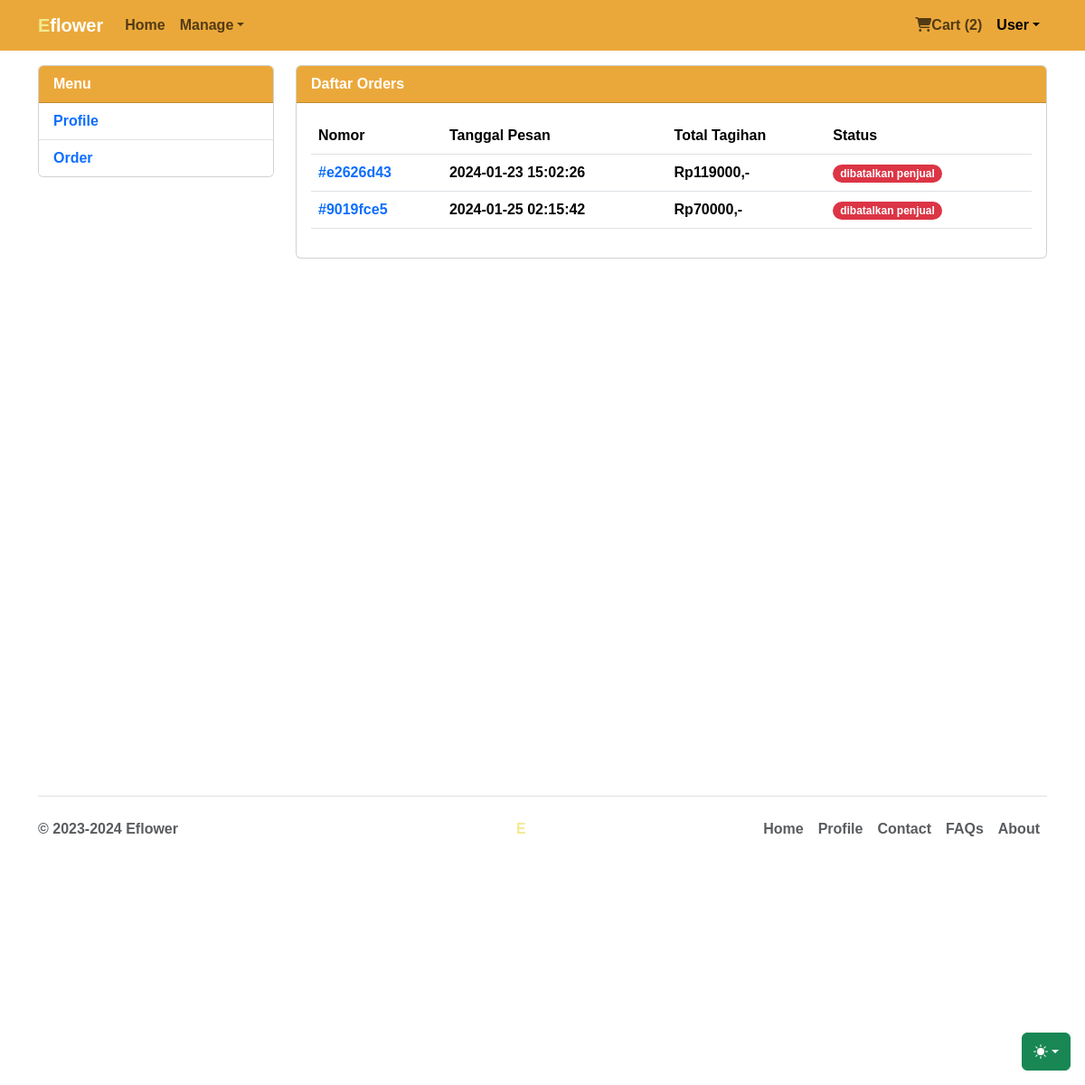
/orders.php (signed in), run on the app's committed database.
### tables this page shows
CREATE TABLE `pembayaran` (
  `no_pembayaran` char(8) NOT NULL,
  `id_user_toko` char(8) NOT NULL,
  `id_user` char(8) NOT NULL,
  `norek` varchar(25) NOT NULL,
  `total_tagihan` decimal(10,0) DEFAULT NULL,
  `an` varchar(20) NOT NULL,
  `time_info` timestamp NOT NULL DEFAULT curdate(),
  `time_exp` char(50) DEFAULT NULL,
  `ongkir` decimal(10,0) DEFAULT NULL,
  `nama_pembeli` varchar(255) DEFAULT NULL,
  `nmr_telp_pembeli` char(14) DEFAULT NULL,
  `alamat_pembeli` varchar(500) DEFAULT NULL
);

CREATE TABLE `cart` (
  `idcart` int(255) NOT NULL,
  `orderid` varchar(100) NOT NULL,
  `id_user` char(8) NOT NULL,
  `tglorder` timestamp NOT NULL DEFAULT current_timestamp(),
  `status` varchar(50) NOT NULL DEFAULT 'Cart'
);

### functions/cart-num.php (called while the page is built, shortened)
<?php
$sesi_id_for_cart = $_SESSION['id'];
$cart = "SELECT * FROM cart
JOIN detailorder ON cart.orderid = detailorder.orderid
JOIN produk ON detailorder.id_produk = produk.id_produk WHERE cart.status = 'Cart' AND cart.id_user = '$sesi_id_for_cart'";
$query_conn = mysqli_query($connection, $cart);
$jml_array = mysqli_num_rows($query_conn);
?>

### orders.php (the view, shortened to what this page needs)
<?php
$id_sesi = $_SESSION['id'];
include 'functions/data-connect.php';
?>
<!DOCTYPE html>
<html lang="en" data-bs-theme="auto">
	<head>
		<link
			rel="stylesheet"
			href="https://cdn.jsdelivr.net/npm/@docsearch/css@3" />
		<link
			href="assets/libs/bootstrap/css/bootstrap.min.css"
			rel="stylesheet" />
		<link rel="stylesheet" href="assets/libs/fontawesome/css/all.min.css" />
		<link rel="stylesheet" href="assets/css-native/app.css" />
	</head>
	<body>
		<div
			class="dropdown position-fixed bottom-0 end-0 mb-3 me-3 bd-mode-toggle">
			<button
				class="btn btn-success py-2 dropdown-toggle d-flex align-items-center"
				id="bd-theme"
				type="button"
				aria-expanded="false"
				data-bs-toggle="dropdown"
				aria-label="Toggle theme (auto)">
				<svg class="bi my-1 theme-icon-active" width="1em" height="1em">
					<use href="#circle-half"></use>
				</svg>
			</button>
		</div>
		<nav class="navbar navbar-expand-md fixed-top bg-leaf">
			<div class="container-fluid container">
				<a class="navbar-brand text-leaf fw-bolder" href="#"
					>E<span class="text-white">flower</span></a
				>
				<div class="collapse navbar-collapse" id="navbarCollapse">
					<ul class="navbar-nav me-auto mb-2 mb-md-0">
						<li class="nav-item">
							<a class="nav-link" aria-current="page" href=".">Home</a>
						</li>
						<li class="nav-item dropdown">
							<a
								href="#"
								class="nav-link dropdown-toggle"
								id="dropdown-1"
								data-bs-toggle="dropdown"
								aria-haspopup="true"
								aria-expanded="false"
								>Manage</a
							>
						</li>
					</ul>
					<ul class="navbar-nav">
						<?php include 'functions/cart-num.php'; ?>
						<li class="nav-item">
							<a href="cart.php" class="nav-link"
								><i class="fas fa-shopping-cart"></i>Cart (<span><?= $jml_array; ?></span>)</a
							>
						</li>
						<li class="nav-item dropdown">
							<a
								href="#"
								class="nav-link dropdown-toggle active"
								id="dropdown-2"
								data-bs-toggle="dropdown"
								aria-haspopup="true"
								aria-expanded="false"
								>User</a
							>
						</li>
					</ul>
				</div>
			</div>
		</nav>
		<main role="main" class="container">
			<div class="row">
				<div class="col-md-3">
					<div class="card mb-3">
						<div class="card-header bg-leaf">Menu</div>
						<div class="list-group list-group-flush">
							<li class="list-group-item">
								<a href="profile.php" class="non-deco">Profile</a>
							</li>
							<li class="list-group-item">
								<a href="orders.php" class="non-deco">Order</a>
							</li>
						</div>
					</div>
				</div>
				<div class="col-md-9">
					<div class="card">
						<div class="card-header bg-leaf">Daftar Orders</div>
						<div class="card-body">
							<table class="table">
								<thead>
									<tr>
										<th>Nomor</th>
										<th>Tanggal Pesan</th>
										<th>Total Tagihan</th>
										<th>Status</th>
										<th></th>
									</tr>
								</thead>
								<tbody>
									<?php
									$query = mysqli_query($connection, "SELECT * FROM pembayaran JOIN cart ON pembayaran.no_pembayaran = cart.orderid WHERE cart.id_user = '$id_sesi'");
									$row = mysqli_num_rows($query);
									if($row){
										while($data = mysqli_fetch_array($query)) {
									?>
									<tr>
										<td>
											<a class="non-deco" href="orders-detail.php?order=<?= $data['orderid']; ?>"
												>#<?= $data['orderid']; ?></a
											>
										</td>
										<td><?= $data['time_info']; ?></td>
										<td>Rp<?= $data['total_tagihan'] + $data['ongkir']; ?>,-</td>
										<td>
											<span class="badge <?php
												if($data['status'] == 'menunggu pembayaran'){
														echo 'bg-warning text-dark';
													}else if($data['status'] == 'menunggu konfirmasi'){
														echo 'bg-secondary text-white';
													}else if($data['status'] == 'dikonfirmasi'){
														echo 'bg-primary text-white';
													}else if($data['status'] == 'dalam pengiriman'){
														echo 'bg-info text-dark';
													}else if($data['status'] == 'selesai'){
														echo 'bg-success text-white';
													}else if($data['status'] == 'dibatalkan' || $data['status'] == 'dibatalkan admin' || $data['status'] == 'dibatalkan penjual'){
														echo 'bg-danger text-white';
													}else{
														echo 'bg-light text-dark';
													}
													?>
											 rounded-pill text-dark"
												><?= $data['status']; ?></span
											>
										</td>
										<td>
										</td>
									</tr>
									<?php	}}else{
										echo '<td colspan="4" class="text-center">Belum ada Order yang dibuat!</td>';
									 }?>
								</tbody>
							</table>
						</div>
					</div>
				</div>
			</div>
		</main>
		<?php include 'footer.php'; ?>
	</body>
</html>

### assets/css-native/app.css (style rules this page uses)
body { min-height: 75rem; padding-top: 4.5rem; }
* { font-family: "Poppins", sans-serif; font-weight: 600; font-style: normal; }
.bi { vertical-align: -0.125em; fill: currentColor; }
.bd-mode-toggle { z-index: 1500; }
.text-leaf { color: #f1eb90; }
.bg-leaf { background-color: #EBA83A; color: #ffff; }
.non-deco { text-decoration: none; }

### data on the page
pembayaran: cart.orderid "e2626d43", time_info "2024-01-23 15:02:26", $data['total_tagihan'] + $data['ongkir'] "119000", cart.status "dibatalkan penjual"
pembayaran: cart.orderid "9019fce5", time_info "2024-01-25 02:15:42", $data['total_tagihan'] + $data['ongkir'] "70000", cart.status "dibatalkan penjual"

### other printed values
$jml_array "2"
